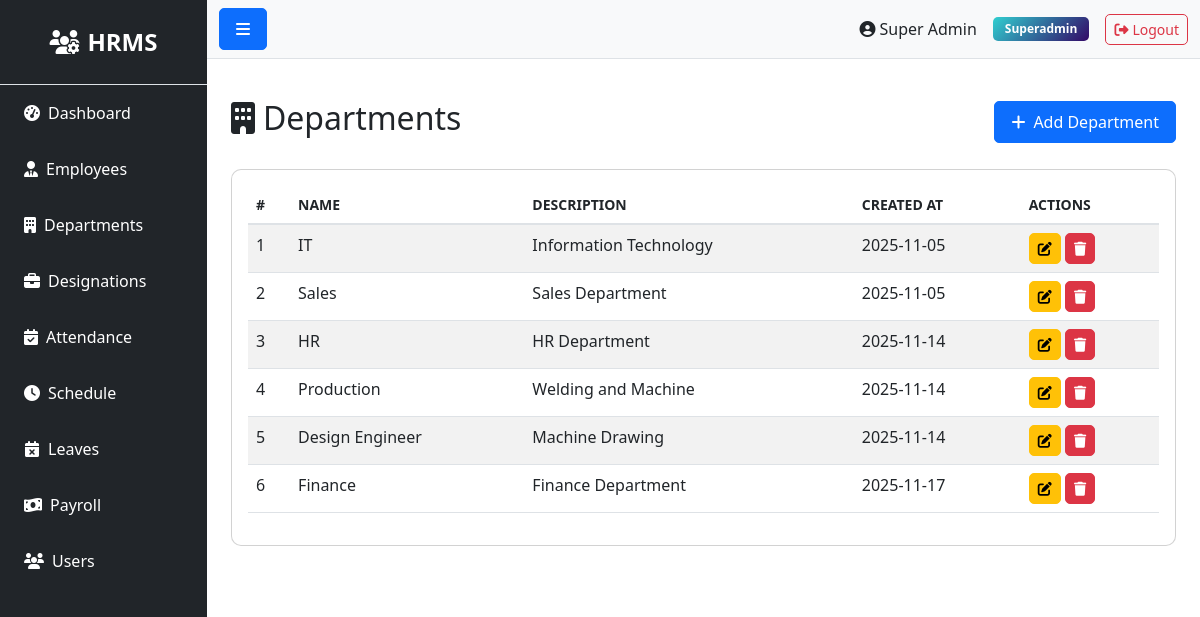
The app's page /department/ (signed in) with its own data.
### models.py (models this page shows)
class User(UserMixin, db.Model):
    __tablename__ = 'users'
    id = db.Column(db.Integer, primary_key=True)
    role_id = db.Column(db.Integer, db.ForeignKey('roles.id'), nullable=False)
    name = db.Column(db.String(100), nullable=False)
    email = db.Column(db.String(100), unique=True, nullable=False)
    phone = db.Column(db.String(20))
    status = db.Column(db.String(20), default='active')
    password = db.Column(db.String(255), nullable=False)
    remember_token = db.Column(db.String(100))
    email_verified_at = db.Column(db.DateTime)
    created_at = db.Column(db.DateTime, default=datetime.utcnow)
    updated_at = db.Column(db.DateTime, default=datetime.utcnow, onupdate=datetime.utcnow)

class Role(db.Model):
    __tablename__ = 'roles'
    id = db.Column(db.Integer, primary_key=True)
    name = db.Column(db.String(50), unique=True, nullable=False)
    description = db.Column(db.Text)
    created_at = db.Column(db.DateTime, default=datetime.utcnow)
    updated_at = db.Column(db.DateTime, default=datetime.utcnow, onupdate=datetime.utcnow)
    users = db.relationship('User', backref='role', lazy=True)

class Department(db.Model):
    __tablename__ = 'departments'
    id = db.Column(db.Integer, primary_key=True)
    name = db.Column(db.String(100), nullable=False)
    description = db.Column(db.Text)
    created_at = db.Column(db.DateTime, default=datetime.utcnow)
    updated_at = db.Column(db.DateTime, default=datetime.utcnow, onupdate=datetime.utcnow)
    employees = db.relationship('Employee', backref='department', lazy=True)

### routes/department.py (the view)
@bp.route('/')
@login_required
def index():
    departments = Department.query.all()
    return render_template('admin/department/index.html', departments=departments)

### app.py (called while the page is built)
@login_manager.user_loader
def load_user(user_id):
    try:
        return db.session.get(User, int(user_id))
    except Exception as e:
        app.logger.error(f'Error loading user {user_id}: {str(e)}')
        return None

@app.context_processor
def inject_user():
    pending_leaves = 0
    try:
        if current_user.is_authenticated and getattr(current_user, 'role', None) and current_user.role.name in ['superadmin', 'admin', 'hr']:
            from models import Leave
            pending_leaves = Leave.query.filter_by(status='pending').count()
    except Exception:
        pending_leaves = 0
    return dict(current_user=current_user, pending_leaves=pending_leaves)

### templates/admin/department/index.html (shortened to what this page needs)
{% extends "base.html" %}
{% block content %}
<div class="d-flex justify-content-between align-items-center mb-4">
    <h2><i class="fas fa-building me-2"></i>Departments</h2>
    <a href="{{ url_for('department.create') }}" class="btn btn-primary">
        <i class="fas fa-plus me-2"></i>Add Department
    </a>
</div>
<div class="card">
    <div class="card-body">
        <div class="table-responsive">
            <table class="table table-striped table-hover">
                <thead>
                    <tr>
                        <th>#</th>
                        <th>Name</th>
                        <th>Description</th>
                        <th>Created At</th>
                        <th>Actions</th>
                    </tr>
                </thead>
                <tbody>
                    {% if departments %}
                        {% for department in departments %}
                        <tr>
                            <td>{{ loop.index }}</td>
                            <td>{{ department.name }}</td>
                            <td>{{ department.description or 'N/A' }}</td>
                            <td>{{ department.created_at.strftime('%Y-%m-%d') if department.created_at else 'N/A' }}</td>
                            <td>
                                <a href="{{ url_for('department.edit', id=department.id) }}" class="btn btn-sm btn-warning">
                                    <i class="fas fa-edit"></i>
                                </a>
                                <form method="POST" action="{{ url_for('department.delete', id=department.id) }}" style="display:inline;" onsubmit="return confirm('Are you sure?')">
                                    <button type="submit" class="btn btn-sm btn-danger">
                                        <i class="fas fa-trash"></i>
                                    </button>
                                </form>
                            </td>
                        </tr>
                        {% endfor %}
                    {% else %}
                        <tr>
                            <td colspan="5" class="text-center">No departments found</td>
                        </tr>
                    {% endif %}
                </tbody>
            </table>
        </div>
    </div>
</div>
{% endblock %}

### templates/base.html (shortened to what this page needs)
<!DOCTYPE html>
<html lang="en">
<head>
    <link href="https://cdn.jsdelivr.net/npm/bootstrap@5.3.0/dist/css/bootstrap.min.css" rel="stylesheet">
    <link rel="stylesheet" href="https://cdnjs.cloudflare.com/ajax/libs/font-awesome/6.4.0/css/all.min.css">
    <link rel="stylesheet" href="{{ url_for('static', filename='css/style.css') }}">
</head>
<body>
    {% if current_user.is_authenticated %}
    {% set role_name = (current_user.role.name if current_user.role and current_user.role.name else 'employee') %}
    {% set dashboard_map = {
        'superadmin': 'admin.superadmin_dashboard',
        'admin': 'admin.admin_dashboard',
        'hr': 'admin.hr_dashboard',
        'payroll': 'admin.payroll_dashboard',
        'moderator': 'admin.moderator_dashboard',
        'employee': 'user.dashboard'
    } %}
    {% set dashboard_endpoint = dashboard_map.get(role_name, 'user.dashboard') %}
    <div class="d-flex" id="wrapper">
        <div class="bg-dark text-white" id="sidebar-wrapper">
            <div class="sidebar-heading text-center py-4 fs-4 fw-bold border-bottom">
                <i class="fas fa-users-cog me-2"></i>HRMS
            </div>
            <div class="list-group list-group-flush">
                <a href="{{ url_for(dashboard_endpoint) }}" class="list-group-item list-group-item-action bg-dark text-white">
                    <i class="fas fa-tachometer-alt me-2"></i>Dashboard
                </a>
                {% if role_name in ['superadmin', 'admin', 'hr'] %}
                <a href="{{ url_for('employee.index') }}" class="list-group-item list-group-item-action bg-dark text-white">
                    <i class="fas fa-user-tie me-2"></i>Employees
                </a>
                <a href="{{ url_for('department.index') }}" class="list-group-item list-group-item-action bg-dark text-white">
                    <i class="fas fa-building me-2"></i>Departments
                </a>
                <a href="{{ url_for('designation.index') }}" class="list-group-item list-group-item-action bg-dark text-white">
                    <i class="fas fa-briefcase me-2"></i>Designations
                </a>
                {% endif %}
                {% if role_name in ['superadmin', 'admin', 'moderator', 'hr'] %}
                <a href="{{ url_for('attendance.index') }}" class="list-group-item list-group-item-action bg-dark text-white">
                    <i class="fas fa-calendar-check me-2"></i>Attendance
                </a>
                <a href="{{ url_for('schedule.index') }}" class="list-group-item list-group-item-action bg-dark text-white">
                    <i class="fas fa-clock me-2"></i>Schedule
                </a>
                {% endif %}
                {% if role_name in ['superadmin', 'admin', 'hr'] %}
                <a href="{{ url_for('leave.index') }}" class="list-group-item list-group-item-action bg-dark text-white">
                    <i class="fas fa-calendar-times me-2"></i>Leaves
                </a>
                {% endif %}
                {% if role_name in ['superadmin', 'admin', 'payroll'] %}
                <a href="{{ url_for('payroll.index') }}" class="list-group-item list-group-item-action bg-dark text-white">
                    <i class="fas fa-money-bill-wave me-2"></i>Payroll
                </a>
                {% endif %}
                {% if role_name in ['superadmin', 'admin'] %}
                <a href="{{ url_for('user.index') }}" class="list-group-item list-group-item-action bg-dark text-white">
                    <i class="fas fa-users me-2"></i>Users
                </a>
                {% endif %}
            </div>
        </div>
        <div id="page-content-wrapper" class="w-100">
            <nav class="navbar navbar-expand-lg navbar-light bg-light border-bottom">
                <div class="container-fluid">
                    <button class="btn btn-primary" id="menu-toggle">
                        <i class="fas fa-bars"></i>
                    </button>
                    <div class="ms-auto d-flex align-items-center">
                        <span class="me-3">
                            <i class="fas fa-user-circle me-1"></i>{{ current_user.name }}
                        </span>
                        <span class="badge bg-info me-3">{{ role_name|title }}</span>
                        <a href="{{ url_for('auth.logout') }}" class="btn btn-outline-danger btn-sm">
                            <i class="fas fa-sign-out-alt me-1"></i>Logout
                        </a>
                    </div>
                </div>
            </nav>
            <div class="container-fluid p-4">
                {% block content %}{% endblock %}
            </div>
        </div>
    </div>
    {% endif %}
</body>
</html>

### static/css/style.css (style rules this page uses)
#wrapper { min-height: 100vh; }
#sidebar-wrapper { min-height: 100vh; width: 250px; transition: margin 0.3s ease-in-out; }
#sidebar-wrapper .sidebar-heading { padding: 0.875rem 1.25rem; font-size: 1.2rem; }
#page-content-wrapper { min-width: 0; width: 100%; }
.list-group-item { border: none; padding: 1rem 1.5rem; }
.card { transition: transform 0.2s; border-radius: 10px; }
.table { background-color: white; }
.table thead th { border-bottom: 2px solid #dee2e6; font-weight: 600; text-transform: uppercase; font-size: 0.875rem; }
.btn { border-radius: 5px; padding: 0.5rem 1rem; }
.btn-sm { padding: 0.25rem 0.5rem; }
.badge { padding: 0.5em 1em; border-radius: 5px; }
.bg-info { background: linear-gradient(135deg, #30cfd0 0%, #330867 100%) !important; }

### records on screen
User: name "Super Admin"
Role: name "Superadmin"
Department: name "IT", description "Information Technology", created_at "2025-11-05"
Department: name "Sales", description "Sales Department", created_at "2025-11-05"
Department: name "HR", description "HR Department", created_at "2025-11-14"
Department: name "Production", description "Welding and Machine", created_at "2025-11-14"
Department: name "Design Engineer", description "Machine Drawing", created_at "2025-11-14"
Department: name "Finance", description "Finance Department", created_at "2025-11-17"
